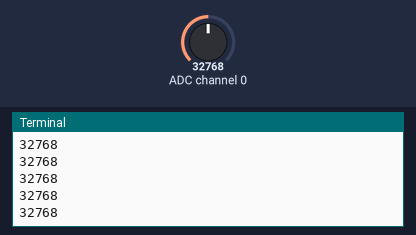
The program below on a simulated Raspberry Pi (BCM pin numbers). On the bench: the last lines printed to the terminal. The test bench sets the inputs (shaded band); at power-on: ADC channel 0 = 32768 (analog values on the 0–65535 scale). The clock reads 2024-03-15 10:24:30 at power-on unless the program sets it; library files of the repository ran but are not shown: __init__.py.

Above: at 5.0 s.
5.1 s: ADC channel 0 set to 45874
At 5.9 s:
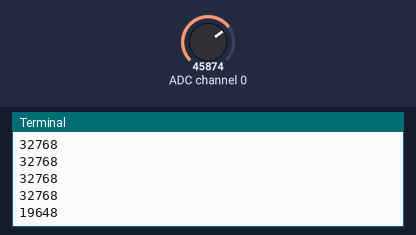
6.6 s: ADC channel 0 set to 57670
At 6.6 s:
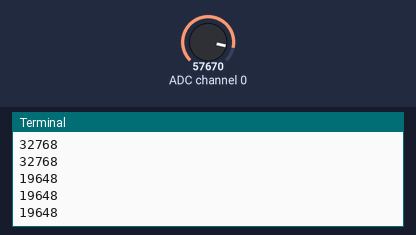
Timing chart, 0 to 9.6 s (numbered marks = the images above; inputs shaded):
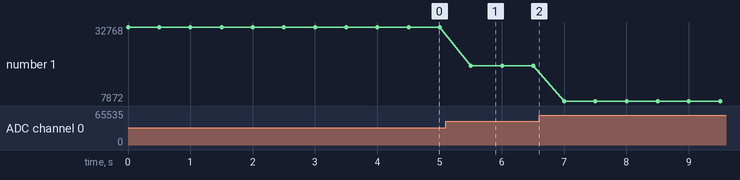

The program:

run_test_lick.py
```python
import time
from LickLibrary import Control

use_analog = True

detector = Control.LickDetector(analog=use_analog)

for i in range(1000):
    data = detector.get_lick()
    print(data)
    time.sleep(.5)
```

Control.py
```python
import logging

from LickLibrary import Settings, myAnalog
import RPi.GPIO as GPIO


class LickDetector:
    def __init__(self, analog=False):
        self.analog = analog
        if analog:
            self.input = myAnalog.myAnalog()
        if not analog:
            GPIO.setup(Settings.lick_pin, GPIO.IN)

    def get_lick(self):
        if self.analog:
            value = (Settings.max_analog_value - self.input.analog_lick())
            if value < 0: value = 0
            logging.info('Analog lick value: ' + str(value))
            return value
        if not self.analog:
            value = (1 - GPIO.input(Settings.lick_pin))
            logging.info('Digital lick value: ' + str(value))
            return value


class Feeder:
    def __init__(self):
        GPIO.setup(Settings.feeder_pin, GPIO.OUT)

    def on(self):
        logging.info('Feeder on')
        GPIO.output(Settings.feeder_pin, True)

    def off(self):
        logging.info('Feeder off')
        GPIO.output(Settings.feeder_pin, False)
```

Settings.py
```python
import board
import RPi.GPIO as GPIO
from os import path

data_dir = 'data'

# Database settings
database = path.join(data_dir, 'test.db')
database_log = path.join(data_dir, 'log.html') # used to log the write actions to the DB
buffer_file = path.join(data_dir, 'buffer.pck') # used to store data locally before writing to db. Can be handy in case the DB is remote and connections fails
table = 'lick_data'
omit_fields = ['row_id']

# Board settings
# Pin numbers assume BCM mode
GPIO.setmode(GPIO.BCM)
lick_pin = 5 #29
button_pin = 16 #36
button_led_pin = 24 #36
feeder_pin = 6 #31

analog_lick_channel = 0
max_analog_value = 65472
cs_pin = board.D8

#scale 1
dout_pin1 = 17
pd_sck_pin1 = 27

dout_pin2 = 22
pd_sck_pin2 = 23

offset1 = 8450739.56250
ratio1 = 515.64665

offset2 = 8409164.31250
ratio2 = 486.28204
```

myAnalog.py
```python
import busio
import digitalio
import board
import adafruit_mcp3xxx.mcp3008 as MCP
from adafruit_mcp3xxx.analog_in import AnalogIn
from LickLibrary import Settings


class myAnalog:
    def __init__(self):
        spi = busio.SPI(clock=board.SCK, MISO=board.MISO, MOSI=board.MOSI)
        cs = digitalio.DigitalInOut(Settings.cs_pin)
        mcp = MCP.MCP3008(spi, cs)
        self.chan0 = AnalogIn(mcp, MCP.P0)
        self.chan1 = AnalogIn(mcp, MCP.P1)
        self.chan2 = AnalogIn(mcp, MCP.P2)
        self.chan3 = AnalogIn(mcp, MCP.P3)
        self.chan4 = AnalogIn(mcp, MCP.P4)
        self.chan5 = AnalogIn(mcp, MCP.P5)
        self.chan6 = AnalogIn(mcp, MCP.P6)
        self.chan7 = AnalogIn(mcp, MCP.P7)
        self.channels = [self.chan0, self.chan1, self.chan2, self.chan3, self.chan4, self.chan5, self.chan6, self.chan7]

    def get_all_values(self):
        all_values = []
        for c in self.channels:
            value = c.value
            all_values.append(value)
        return all_values

    def get_value(self, channel):
        c = self.channels[channel]
        return c.value

    def get_voltage(self, channel):
        c = self.channels[channel]
        return c.voltage

    def analog_lick(self):
        return self.get_value(Settings.analog_lick_channel)

    def e_tape(self):
        return self.get_value(Settings.e_tape_channel)
```

Measured:
- after the input at 5.1 s, the terminal: prints a new line after 0.40 s (image 1)
- plotted number 1: 32768 → 19648 after the input at 5.1 s, 19648 → 7872 after the input at 6.6 s
